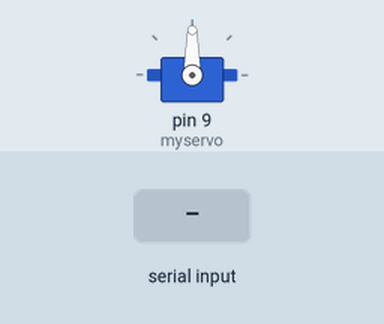
Recording of a sketch running on a simulated Arduino Uno, built with avr-gcc and run on an emulated ATmega328P. On the bench: servo. The inputs (shaded band) are chosen by the test bench.

Above: at 1.2 s.
1.3 s: "I" received over Serial
Timing chart, 0 to 4.3 s (numbered marks = the images above; inputs shaded):
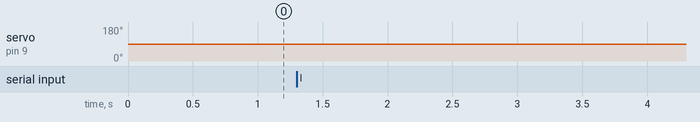

The sketch:

arduino_servo.ino
```cpp
#include <Servo.h>

Servo myservo;

void setup()
{
  Serial.begin(9600);
  myservo.attach(9);  // attaches the servo on pin 9 to the servo object
  myservo.write(90);  // center the servo
}

void loop()
{
  if (Serial.available()>0)
  {
    char option = Serial.read();
    if (option == 'I')
    {
      myservo.write(myservo.read()-1); // Moves left
    }
    if (option == 'D')
    {
      myservo.write(myservo.read()+1); // moves right
    }
  }
}
```

Measured:
- after the input at 1.3 s, servo on pin 9 (myservo): 90° → 89° at once
